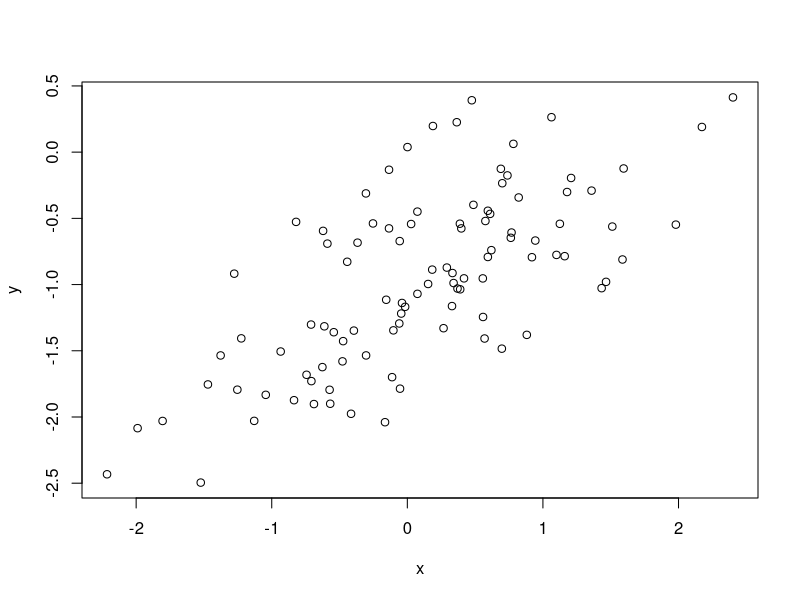
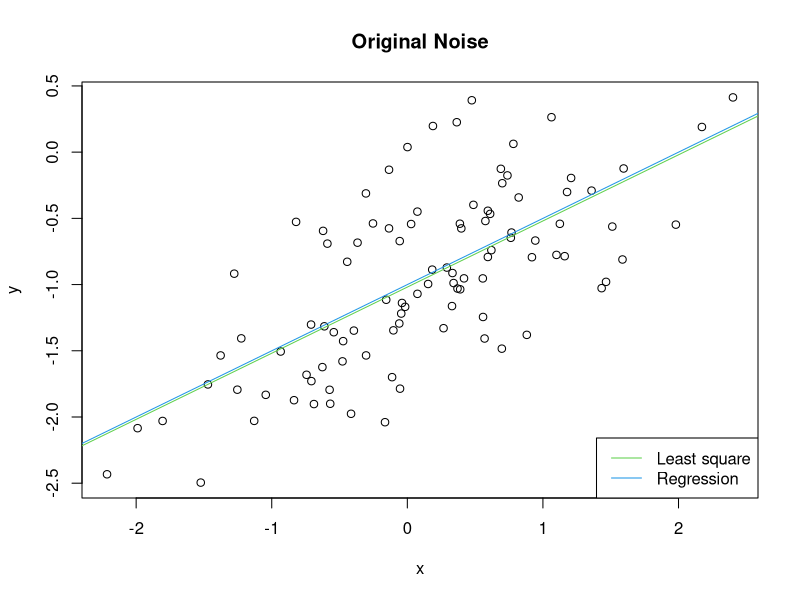
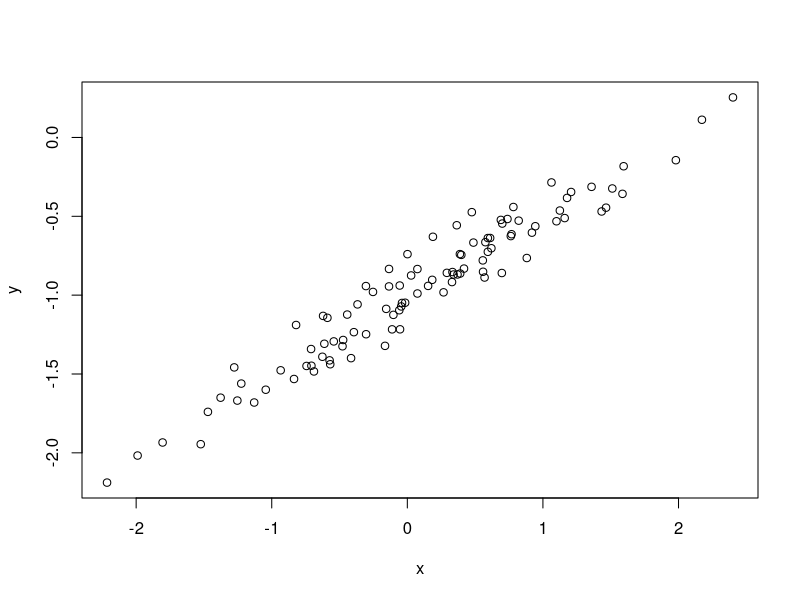
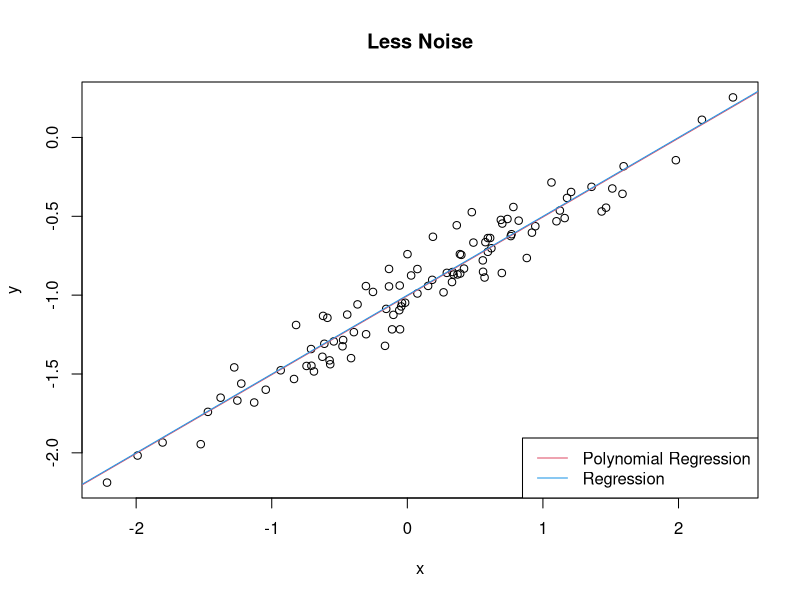
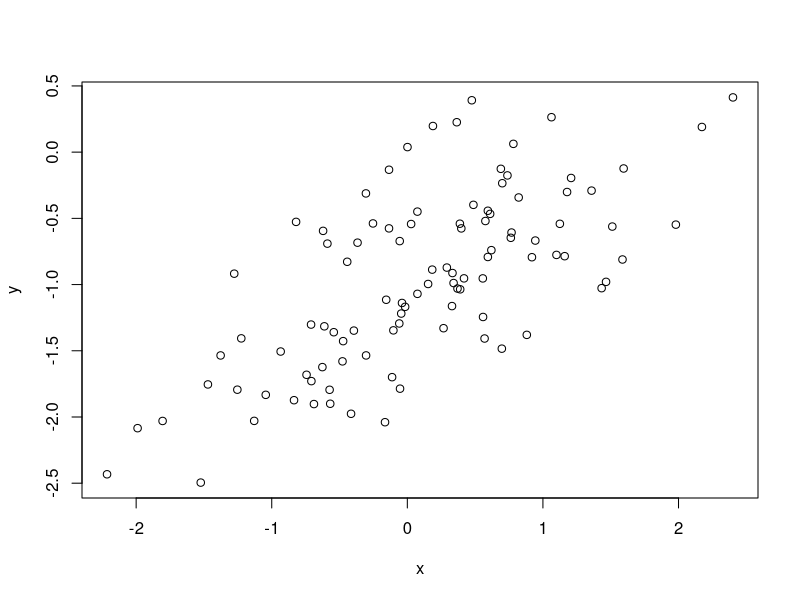
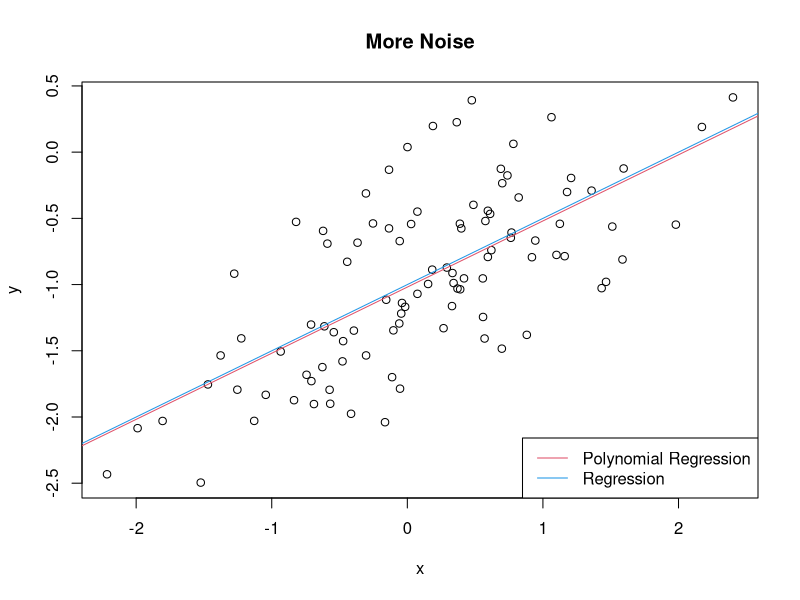

Here is the R script that generated these plots, in order:
## ---- chunk 1
set.seed(1)
x <- rnorm(100)
## ---- chunk 2
eps <- rnorm(100, sd = sqrt(0.25))
## ---- chunk 3
y <- -1 + (0.5 * x) + eps
length(y)
## ---- chunk 4
plot(x,y)
## ---- chunk 5
leastSquares <- lm(y ~ x)
summary(leastSquares)
## ---- chunk 6
plot(x, y, main = "Original Noise")
abline(leastSquares, col = 3)
abline(-1, 0.5, col = 4)
legend("bottomright", c("Least square", "Regression"), col = c("3", "4"), lty = c(1, 1)) 
## ---- chunk 7
polyReg <- lm(y ~ x + I(x^2))
summary(polyReg)
## ---- chunk 8
set.seed(1)
x <- rnorm(100)
eps <- rnorm(100, sd = (sqrt(0.25) * 0.25))
y <- -1 + (0.5 * x) + eps
## ---- chunk 9
plot(x,y)
## ---- chunk 10
model <- lm(y ~ x)
summary(model)
## ---- chunk 11
plot(x,y, main = "Less Noise")
abline(model, col = 2)
abline(-1, 0.5, col = 4)
legend("bottomright", c("Polynomial Regression", "Regression"), col = c("2", "4"), lty = c(1, 1)) 
## ---- chunk 12
set.seed(1)
x <- rnorm(100)
eps <- rnorm(100, sd = 0.5)
y <- -1 + (0.5 * x) + eps
## ---- chunk 13
plot(x,y)
## ---- chunk 14
model2 <- lm(y ~ x)
summary(model2)
## ---- chunk 15
plot(x,y, main = "More Noise")
abline(model2, col = 2)
abline(-1, 0.5, col = 4)
legend("bottomright", c("Polynomial Regression", "Regression"), col = c("2", "4"), lty = c(1, 1)) 
